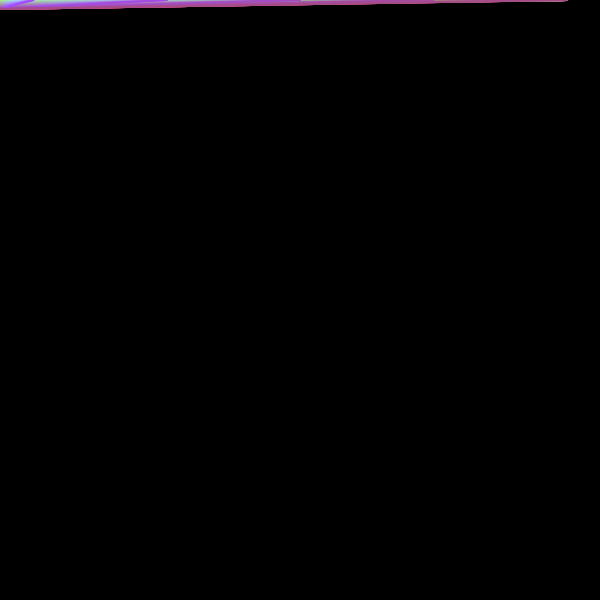
Frame 1 (no input)
Frame 60 (no input): identical to frame 1, image omitted
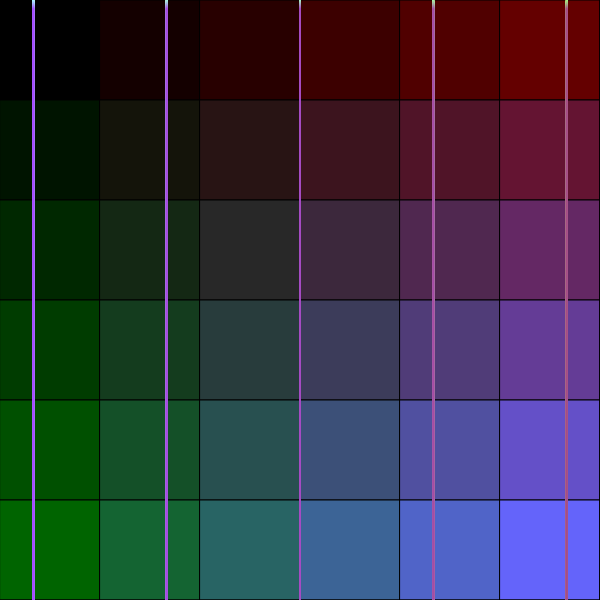
Frame 120 (the mouse pressed at the canvas centre since frame 60)

The p5.js sketch that drew these frames (run headless with seeded random() and noise() and a simulated clock; from frame 60 on, the mouse is pressed at the canvas centre):

// p5.js sketch
// ── sketch.js
function setup(){
	createCanvas(600,600);
}

function draw(){
	background(255);
	var mouseXMap = map (mouseX, 0, width, 0, 2);
	var mouseYMap = map (mouseY, 0, height, 0, 2);
	for(var i=0; i < 10; i++){
		for(var j=0; j < 10; j++){
			push();
			fill((i*20)*mouseXMap, ((j*20))*mouseYMap, ((i*j*10))*mouseXMap*mouseYMap);
			rect(i*100, j*100, 100, 100);
			for(var k = 0; k < 5; k++){
				stroke(255-(i*10), 255-(j*20), 255-(k*30));
				strokeWeight(2);
				line(mouseXMap*(100/3)*((4*k)+1), j, (100/3)*((4*k)+1), mouseYMap*j*100);
			}
			pop();
		}
	}

}
